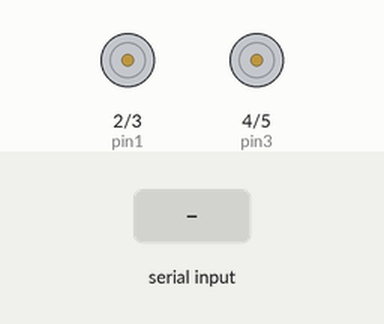
A sketch run on a simulated Arduino Uno, built with avr-gcc and run on an emulated ATmega328P. Parts: motor-driver pin pairs drawn as motors (green arrow = first pin HIGH = forward, orange = second pin HIGH = backward, longer = more drive, scaled by the enable pin). The test bench sets the inputs (shaded band).

Above: at 1.2 s.
1.3 s: "F" received over Serial
At 5.3 s:
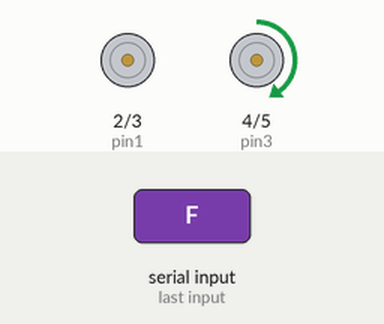
At 7.6 s:
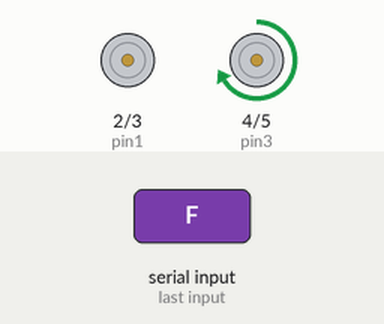
Timing chart, 0 to 23.8 s (numbered marks = the images above; inputs shaded):
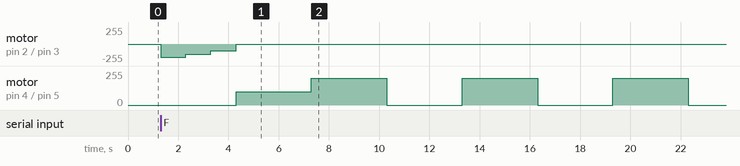

Measured:
- after the input at 1.3 s, motor on pin 2 (pin1) / pin 3 (pin2): stopped → backward 200/255 at once, → backward 150/255 1.0 s later, → backward 100/255 1.0 s later, → stopped 1.0 s later; motor on pin 4 (pin3) / pin 5 (pin4): stopped → forward 100/255 after 3.0 s, then repeats every 6.0 s: forward 200/255 3.0 s, stopped 3.0 s

The sketch:

capstone.ino
```cpp
int pin1=2;
int pin2=3;
int pin3=4;
int pin4=5;
int en1=9;     // motor 1
int en2=10;    // motor 2
// variables decleration
void setup() {
  pinMode(2,OUTPUT);
  pinMode(3,OUTPUT);
  pinMode(4,OUTPUT);
  pinMode(5,OUTPUT);
  pinMode(9,OUTPUT);
  pinMode(10,OUTPUT);

  //Start Serial Monitor

  Serial.begin(9600);

}
void on ()
{
  analogWrite(en1,200);
  analogWrite(en2,200);
  digitalWrite(pin1,0);
  digitalWrite(pin2,1);
  digitalWrite(pin3,0);
  digitalWrite(pin4,0);
  delay(1000); // rotating arm works at maximum speed for 5 minutes
  analogWrite(en1,150);
  analogWrite(en2,150);
  digitalWrite(pin1,0);
  digitalWrite(pin2,1);
  digitalWrite(pin3,0);
  digitalWrite(pin4,0);
  delay(1000); // rotating arm works at averge speed for 5 minutes
  analogWrite(en1,100);
  analogWrite(en2,100);
  digitalWrite(pin1,0);
  digitalWrite(pin2,1);
  digitalWrite(pin3,0);
  digitalWrite(pin4,0);
  delay(1000);// rotating arm works at lowest speed for 5 minutes
  digitalWrite(pin1, LOW);
  digitalWrite(pin2, LOW);
  digitalWrite(pin3, LOW);
  digitalWrite(pin4, LOW);
  digitalWrite(pin3,1);
  digitalWrite(pin4,0);
  delay(3000);// the water pump works
  digitalWrite(pin3,1);
  digitalWrite(pin4,0);
  analogWrite(en1,200);
  analogWrite(en2,200);
  delay(3000);// the water pump stops
   digitalWrite(pin3,0);
  digitalWrite(pin4,0);
  analogWrite(en1,0);
  analogWrite(en2,0);
  delay(3000);
  digitalWrite(pin3,1);
  digitalWrite(pin4,0);
  analogWrite(en1,200);
  analogWrite(en2,200);
  delay(3000);
  digitalWrite(pin3,0);
  digitalWrite(pin4,0);
  analogWrite(en1,0);
  analogWrite(en2,0);
  delay(3000);
  digitalWrite(pin3,1);
  digitalWrite(pin4,0);
  analogWrite(en1,200);
  analogWrite(en2,200);
  delay(3000);
  digitalWrite(pin3,0);
  digitalWrite(pin4,0);
  analogWrite(en1,0);
  analogWrite(en2,0);
  delay(3000);
  }
  void off (){
    analogWrite(en1,200);
  analogWrite(en2,200);
  digitalWrite(pin1,0);
  digitalWrite(pin2,0);
  digitalWrite(pin3,0);
  digitalWrite(pin4,0);
  delay(1000); // rotating arm works at maximum speed for 5 minutes
  analogWrite(en1,150);
  analogWrite(en2,150);
  digitalWrite(pin1,0);
  digitalWrite(pin2,0);
  digitalWrite(pin3,0);
  digitalWrite(pin4,0);
  delay(1000); // rotating arm works at averge speed for 5 minutes
  analogWrite(en1,100);
  analogWrite(en2,100);
  digitalWrite(pin1,0);
  digitalWrite(pin2,0);
  digitalWrite(pin3,0);
  digitalWrite(pin4,0);
  delay(1000);// rotating arm works at lowest speed for 5 minutes
  digitalWrite(pin1, LOW);
  digitalWrite(pin2, LOW);
  digitalWrite(pin3, LOW);
  digitalWrite(pin4, LOW);
  digitalWrite(pin3,0);
  digitalWrite(pin4,0);
  delay(3000);// the water pump works
  digitalWrite(pin3,0);
  digitalWrite(pin4,0);
  analogWrite(en1,200);
  analogWrite(en2,200);
  delay(3000);// the water pump stops
   digitalWrite(pin3,0);
  digitalWrite(pin4,0);
  analogWrite(en1,0);
  analogWrite(en2,0);
  delay(3000);
  digitalWrite(pin3,0);
  digitalWrite(pin4,0);
  analogWrite(en1,200);
  analogWrite(en2,200);
  delay(3000);
  digitalWrite(pin3,0);
  digitalWrite(pin4,0);
  analogWrite(en1,0);
  analogWrite(en2,0);
  delay(3000);
  digitalWrite(pin3,0);
  digitalWrite(pin4,0);
  analogWrite(en1,200);
  analogWrite(en2,200);
  delay(3000);
  digitalWrite(pin3,0);
  digitalWrite(pin4,0);
  analogWrite(en1,0);
  analogWrite(en2,0);
  delay(3000);
    }
void loop(){

  if(Serial.available()>0)
   {
      char data= Serial.read(); // reading the data received from the bluetooth module
      switch(data)
      {
        case 'F': {on();}
        case 'B': {off();}


      Serial.println(data);
   }
   delay(50);

  }
}
```
